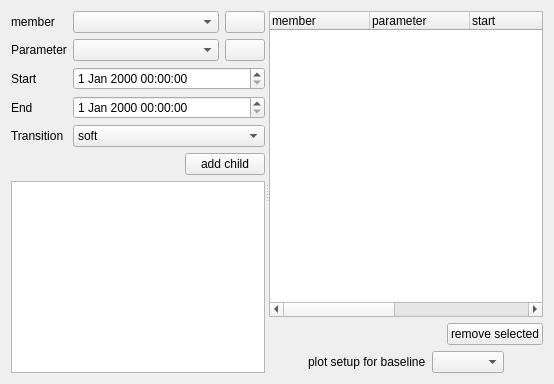
      <widget class="QWidget" name="setup_baseline">
       <layout class="QVBoxLayout" name="verticalLayout_41" stretch="1">
        <item>
         <widget class="QSplitter" name="splitter_3">
          <property name="orientation">
           <enum>Qt::Horizontal</enum>
          </property>
          <widget class="QWidget" name="layoutWidget_4">
           <layout class="QVBoxLayout" name="verticalLayout_38" stretch="2,0,4">
            <item>
             <layout class="QFormLayout" name="formLayout_16">
              <item row="0" column="0">
               <widget class="QLabel" name="groupLabel_5">
                <property name="text">
                 <string>member</string>
                </property>
               </widget>
              </item>
              <item row="0" column="1">
               <layout class="QHBoxLayout" name="horizontalLayout_67">
                <item>
                 <widget class="QComboBox" name="comboBox_baselineSettingMember">
                  <property name="sizePolicy">
                   <sizepolicy hsizetype="Preferred" vsizetype="Fixed">
                    <horstretch>2</horstretch>
                    <verstretch>0</verstretch>
                   </sizepolicy>
                  </property>
                 </widget>
                </item>
                <item>
                 <widget class="QPushButton" name="pushButton_addGroupBaselineSetup">
                  <property name="sizePolicy">
                   <sizepolicy hsizetype="Fixed" vsizetype="Fixed">
                    <horstretch>1</horstretch>
                    <verstretch>0</verstretch>
                   </sizepolicy>
                  </property>
                  <property name="minimumSize">
                   <size>
                    <width>20</width>
                    <height>0</height>
                   </size>
                  </property>
                  <property name="text">
                   <string/>
                  </property>
                  <property name="icon">
                   <iconset resource="myresources.qrc">
                    <normaloff>:/icons/icons/baseline_group_plus.png</normaloff>:/icons/icons/baseline_group_plus.png</iconset>
                  </property>
                  <property name="iconSize">
                   <size>
                    <width>16</width>
                    <height>16</height>
                   </size>
                  </property>
                 </widget>
                </item>
               </layout>
              </item>
              <item row="1" column="0">
               <widget class="QLabel" name="parameterLabel_3">
                <property name="text">
                 <string>Parameter</string>
                </property>
               </widget>
              </item>
              <item row="1" column="1">
               <layout class="QHBoxLayout" name="horizontalLayout_68">
                <item>
                 <widget class="QComboBox" name="ComboBox_parameterBaseline">
                  <property name="sizePolicy">
                   <sizepolicy hsizetype="Preferred" vsizetype="Fixed">
                    <horstretch>2</horstretch>
                    <verstretch>0</verstretch>
                   </sizepolicy>
                  </property>
                 </widget>
                </item>
                <item>
                 <widget class="QPushButton" name="pushButton__baselineParameter">
                  <property name="sizePolicy">
                   <sizepolicy hsizetype="Fixed" vsizetype="Fixed">
                    <horstretch>1</horstretch>
                    <verstretch>0</verstretch>
                   </sizepolicy>
                  </property>
                  <property name="minimumSize">
                   <size>
                    <width>20</width>
                    <height>0</height>
                   </size>
                  </property>
                  <property name="text">
                   <string/>
                  </property>
                  <property name="icon">
                   <iconset resource="myresources.qrc">
                    <normaloff>:/icons/icons/edit-add.png</normaloff>:/icons/icons/edit-add.png</iconset>
                  </property>
                 </widget>
                </item>
               </layout>
              </item>
              <item row="2" column="0">
               <widget class="QLabel" name="startLabel_3">
                <property name="text">
                 <string>Start</string>
                </property>
               </widget>
              </item>
              <item row="2" column="1">
               <layout class="QHBoxLayout" name="horizontalLayout_69">
                <item>
                 <widget class="QDateTimeEdit" name="DateTimeEdit_startParameterBaseline">
                  <property name="timeSpec">
                   <enum>Qt::LocalTime</enum>
                  </property>
                 </widget>
                </item>
               </layout>
              </item>
              <item row="3" column="0">
               <widget class="QLabel" name="endLabel_3">
                <property name="text">
                 <string>End</string>
                </property>
               </widget>
              </item>
              <item row="3" column="1">
               <layout class="QHBoxLayout" name="horizontalLayout_70">
                <item>
                 <widget class="QDateTimeEdit" name="DateTimeEdit_endParameterBaseline">
                  <property name="timeSpec">
                   <enum>Qt::LocalTime</enum>
                  </property>
                 </widget>
                </item>
               </layout>
              </item>
              <item row="4" column="0">
               <widget class="QLabel" name="label_18">
                <property name="text">
                 <string>Transition</string>
                </property>
               </widget>
              </item>
              <item row="4" column="1">
               <widget class="QComboBox" name="comboBox_parameterBaselineTransition">
                <item>
                 <property name="text">
                  <string>soft</string>
                 </property>
                </item>
                <item>
                 <property name="text">
                  <string>hard</string>
                 </property>
                </item>
               </widget>
              </item>
             </layout>
            </item>
            <item>
             <layout class="QHBoxLayout" name="horizontalLayout_71">
              <item>
               <spacer name="horizontalSpacer_31">
                <property name="orientation">
                 <enum>Qt::Horizontal</enum>
                </property>
                <property name="sizeHint" stdset="0">
                 <size>
                  <width>40</width>
                  <height>20</height>
                 </size>
                </property>
               </spacer>
              </item>
              <item>
               <widget class="QPushButton" name="pushButton_addSetupBaseline">
                <property name="text">
                 <string>add child</string>
                </property>
                <property name="icon">
                 <iconset resource="myresources.qrc">
                  <normaloff>:/icons/icons/edit-add.png</normaloff>:/icons/icons/edit-add.png</iconset>
                </property>
               </widget>
              </item>
             </layout>
            </item>
            <item>
             <widget class="QTableWidget" name="tableWidget_setupBaseline">
              <property name="editTriggers">
               <set>QAbstractItemView::NoEditTriggers</set>
              </property>
              <attribute name="horizontalHeaderStretchLastSection">
               <bool>true</bool>
              </attribute>
             </widget>
            </item>
           </layout>
          </widget>
          <widget class="QWidget" name="layoutWidget_5">
           <layout class="QVBoxLayout" name="verticalLayout_39" stretch="2,0,4">
            <item>
             <widget class="QTreeWidget" name="treeWidget_setupBaseline">
              <property name="mouseTracking">
               <bool>true</bool>
              </property>
              <property name="editTriggers">
               <set>QAbstractItemView::NoEditTriggers</set>
              </property>
              <property name="alternatingRowColors">
               <bool>true</bool>
              </property>
              <property name="animated">
               <bool>false</bool>
              </property>
              <attribute name="headerStretchLastSection">
               <bool>false</bool>
              </attribute>
              <column>
               <property name="text">
                <string>member</string>
               </property>
              </column>
              <column>
               <property name="text">
                <string>parameter</string>
               </property>
              </column>
              <column>
               <property name="text">
                <string>start</string>
               </property>
              </column>
              <column>
               <property name="text">
                <string>end</string>
               </property>
              </column>
              <column>
               <property name="text">
                <string>transition</string>
               </property>
              </column>
              <column>
               <property name="text">
                <string>color</string>
               </property>
              </column>
             </widget>
            </item>
            <item>
             <layout class="QHBoxLayout" name="horizontalLayout_72">
              <item>
               <spacer name="horizontalSpacer_32">
                <property name="orientation">
                 <enum>Qt::Horizontal</enum>
                </property>
                <property name="sizeHint" stdset="0">
                 <size>
                  <width>40</width>
                  <height>20</height>
                 </size>
                </property>
               </spacer>
              </item>
              <item>
               <widget class="QPushButton" name="pushButton_removeSetupBaseline">
                <property name="text">
                 <string>remove selected</string>
                </property>
                <property name="icon">
                 <iconset resource="myresources.qrc">
                  <normaloff>:/icons/icons/edit-delete-6.png</normaloff>:/icons/icons/edit-delete-6.png</iconset>
                </property>
               </widget>
              </item>
             </layout>
            </item>
            <item>
             <layout class="QVBoxLayout" name="verticalLayout_40">
              <item>
               <layout class="QHBoxLayout" name="horizontalLayout_73" stretch="1,0,1,1">
                <item>
                 <spacer name="horizontalSpacer_33">
                  <property name="orientation">
                   <enum>Qt::Horizontal</enum>
                  </property>
                  <property name="sizeHint" stdset="0">
                   <size>
                    <width>40</width>
                    <height>20</height>
                   </size>
                  </property>
                 </spacer>
                </item>
                <item>
                 <widget class="QLabel" name="label_19">
                  <property name="text">
                   <string>plot setup for baseline</string>
                  </property>
                 </widget>
                </item>
                <item>
                 <widget class="QComboBox" name="comboBox_setupBaseline"/>
                </item>
                <item>
                 <spacer name="horizontalSpacer_34">
                  <property name="orientation">
                   <enum>Qt::Horizontal</enum>
                  </property>
                  <property name="sizeHint" stdset="0">
                   <size>
                    <width>40</width>
                    <height>20</height>
                   </size>
                  </property>
                 </spacer>
                </item>
               </layout>
              </item>
             </layout>
            </item>
           </layout>
          </widget>
         </widget>
        </item>
       </layout>
      </widget>
